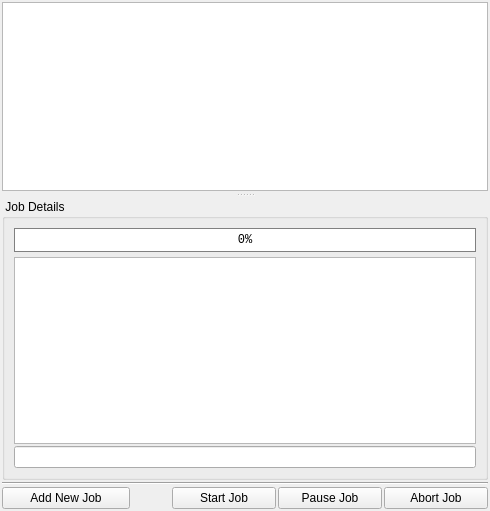
      <widget class="QWidget" name="tab_main">
       <attribute name="title">
        <string>Main</string>
       </attribute>
       <layout class="QVBoxLayout" name="verticalLayout">
        <property name="spacing">
         <number>2</number>
        </property>
        <property name="leftMargin">
         <number>2</number>
        </property>
        <property name="topMargin">
         <number>2</number>
        </property>
        <property name="rightMargin">
         <number>2</number>
        </property>
        <property name="bottomMargin">
         <number>2</number>
        </property>
        <item>
         <widget class="QSplitter" name="splitter">
          <property name="orientation">
           <enum>Qt::Vertical</enum>
          </property>
          <property name="opaqueResize">
           <bool>false</bool>
          </property>
          <property name="handleWidth">
           <number>8</number>
          </property>
          <property name="childrenCollapsible">
           <bool>false</bool>
          </property>
          <widget class="QTableWidget" name="jobsView">
           <property name="focusPolicy">
            <enum>Qt::StrongFocus</enum>
           </property>
           <property name="contextMenuPolicy">
            <enum>Qt::ActionsContextMenu</enum>
           </property>
           <property name="alternatingRowColors">
            <bool>false</bool>
           </property>
           <property name="selectionMode">
            <enum>QAbstractItemView::SingleSelection</enum>
           </property>
           <property name="selectionBehavior">
            <enum>QAbstractItemView::SelectRows</enum>
           </property>
           <property name="wordWrap">
            <bool>false</bool>
           </property>
           <property name="cornerButtonEnabled">
            <bool>false</bool>
           </property>
           <attribute name="horizontalHeaderVisible">
            <bool>false</bool>
           </attribute>
           <attribute name="horizontalHeaderHighlightSections">
            <bool>false</bool>
           </attribute>
           <attribute name="verticalHeaderVisible">
            <bool>false</bool>
           </attribute>
          </widget>
          <widget class="QGroupBox" name="groupBoxJobDetails">
           <property name="title">
            <string> Job Details </string>
           </property>
           <layout class="QVBoxLayout" name="verticalLayout_2">
            <property name="spacing">
             <number>2</number>
            </property>
            <item>
             <widget class="QProgressBar" name="progressBar">
              <property name="font">
               <font>
                <family>Consolas</family>
               </font>
              </property>
              <property name="mouseTracking">
               <bool>false</bool>
              </property>
              <property name="focusPolicy">
               <enum>Qt::StrongFocus</enum>
              </property>
              <property name="styleSheet">
               <string notr="true">QProgressBar {
	border: 1px solid grey;
	border-radius: 0px;
	background-color: #FFFFFF;
}
QProgressBar::chunk {
	background-color: #FDCFE6;
	width: 20px;
}</string>
              </property>
              <property name="value">
               <number>0</number>
              </property>
              <property name="alignment">
               <set>Qt::AlignCenter</set>
              </property>
              <property name="format">
               <string>%v%</string>
              </property>
             </widget>
            </item>
            <item>
             <spacer name="verticalSpacer">
              <property name="orientation">
               <enum>Qt::Vertical</enum>
              </property>
              <property name="sizeType">
               <enum>QSizePolicy::Fixed</enum>
              </property>
              <property name="sizeHint" stdset="0">
               <size>
                <width>20</width>
                <height>3</height>
               </size>
              </property>
             </spacer>
            </item>
            <item>
             <widget class="QTextEdit" name="logView">
              <property name="font">
               <font>
                <family>Consolas</family>
               </font>
              </property>
              <property name="contextMenuPolicy">
               <enum>Qt::ActionsContextMenu</enum>
              </property>
              <property name="horizontalScrollBarPolicy">
               <enum>Qt::ScrollBarAlwaysOff</enum>
              </property>
              <property name="readOnly">
               <bool>true</bool>
              </property>
             </widget>
            </item>
            <item>
             <widget class="QLineEdit" name="editDetails">
              <property name="font">
               <font>
                <family>Consolas</family>
                <weight>50</weight>
                <bold>false</bold>
               </font>
              </property>
              <property name="readOnly">
               <bool>true</bool>
              </property>
             </widget>
            </item>
           </layout>
          </widget>
         </widget>
        </item>
        <item>
         <widget class="QFrame" name="frame">
          <property name="frameShape">
           <enum>QFrame::HLine</enum>
          </property>
          <property name="frameShadow">
           <enum>QFrame::Sunken</enum>
          </property>
         </widget>
        </item>
        <item>
         <layout class="QHBoxLayout" name="horizontalLayout">
          <item>
           <widget class="QPushButton" name="buttonAddJob">
            <property name="minimumSize">
             <size>
              <width>128</width>
              <height>0</height>
             </size>
            </property>
            <property name="text">
             <string>Add New Job</string>
            </property>
            <property name="icon">
             <iconset resource="res/resources.qrc">
              <normaloff>:/buttons/add.png</normaloff>:/buttons/add.png</iconset>
            </property>
           </widget>
          </item>
          <item>
           <spacer name="horizontalSpacer">
            <property name="orientation">
             <enum>Qt::Horizontal</enum>
            </property>
            <property name="sizeHint" stdset="0">
             <size>
              <width>40</width>
              <height>20</height>
             </size>
            </property>
           </spacer>
          </item>
          <item>
           <widget class="QPushButton" name="buttonStartJob">
            <property name="enabled">
             <bool>true</bool>
            </property>
            <property name="minimumSize">
             <size>
              <width>104</width>
              <height>0</height>
             </size>
            </property>
            <property name="text">
             <string>Start Job</string>
            </property>
            <property name="icon">
             <iconset resource="res/resources.qrc">
              <normaloff>:/buttons/play.png</normaloff>:/buttons/play.png</iconset>
            </property>
           </widget>
          </item>
          <item>
           <widget class="QPushButton" name="buttonPauseJob">
            <property name="enabled">
             <bool>true</bool>
            </property>
            <property name="minimumSize">
             <size>
              <width>104</width>
              <height>0</height>
             </size>
            </property>
            <property name="text">
             <string>Pause Job</string>
            </property>
            <property name="icon">
             <iconset resource="res/resources.qrc">
              <normaloff>:/buttons/pause_green.png</normaloff>:/buttons/pause_green.png</iconset>
            </property>
            <property name="checkable">
             <bool>true</bool>
            </property>
           </widget>
          </item>
          <item>
           <widget class="QPushButton" name="buttonAbortJob">
            <property name="enabled">
             <bool>true</bool>
            </property>
            <property name="minimumSize">
             <size>
              <width>104</width>
              <height>0</height>
             </size>
            </property>
            <property name="text">
             <string>Abort Job</string>
            </property>
            <property name="icon">
             <iconset resource="res/resources.qrc">
              <normaloff>:/buttons/cross.png</normaloff>:/buttons/cross.png</iconset>
            </property>
           </widget>
          </item>
         </layout>
        </item>
       </layout>
      </widget>
